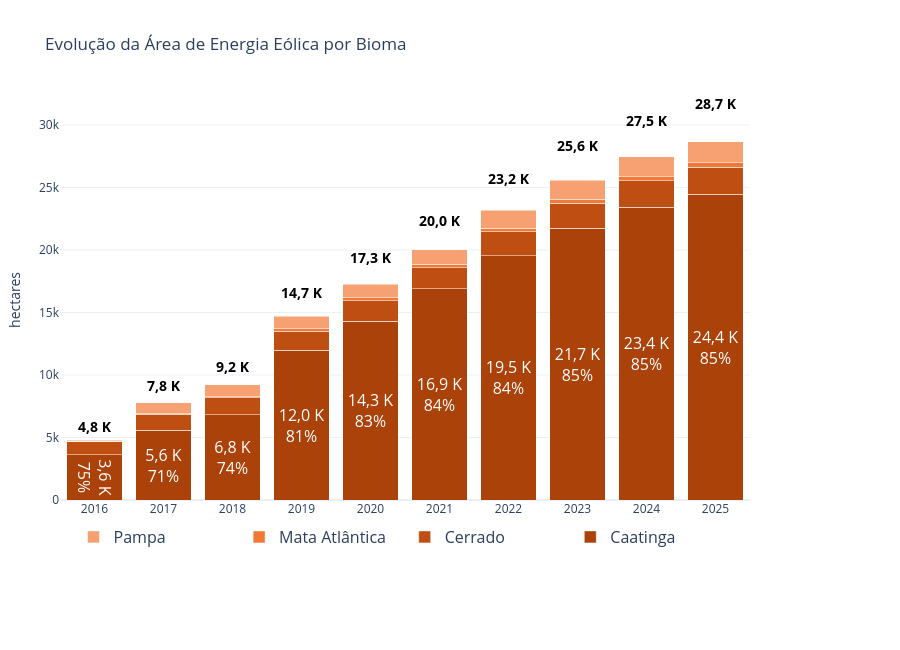

The notebook cell this image was saved under:
### Markdown cell above
_Célula 5_

## Resumo
Painel de biomas — evolução da área por bioma ao longo dos anos, com destaque de valor e participação percentual nos anos de 2021 e 2025.

### Code cell
# Célula 6
df_bioma = df[df['tipo_region'] == 'bioma']
pivot_bioma = df_bioma.pivot_table(index='year', columns='nome_region', values='area_ha', aggfunc='sum').fillna(0)
totais_anuais = pivot_bioma.sum(axis=1)

# Limite fixo do eixo Y — None mantém o comportamento antigo (calculado a
# partir do maior total anual, com folga de 45%); passe uma tupla/lista
# (min, max) para fixar a escala manualmente.
YLIM = (0, 32000)

cores_map = {'Caatinga': "#AB420A", 'Cerrado': "#BE4E12", 'Mata Atlântica': "#F27836", 'Pampa': "#F7A173"}
# Caatinga domina o total (~85%), deixando os outros 3 biomas como fatias tão
# finas na barra empilhada que nenhum texto cabe legível dentro delas — por
# isso viram um bloco de texto à parte, acima da barra (ver textos_totais).
BIOMAS_MINORITARIOS = ['Cerrado', 'Mata Atlântica', 'Pampa']
# BIOMAS_MINORITARIOS = []

fig = go.Figure()

for bioma in pivot_bioma.columns:
    textos = []
    for ano, v in zip(pivot_bioma.index, pivot_bioma[bioma]):
        # Caatinga mostra o rótulo (valor + %) desde o início da série, não
        # só em 2021/2025 — é o único bioma fora de BIOMAS_MINORITARIOS.
        if bioma not in BIOMAS_MINORITARIOS and v > 0:
            valor_k = f"{v/1000:.1f} K".replace('.', ',')
            pct = (v / totais_anuais.loc[ano]) * 100
            textos.append(f"{valor_k}<br>{pct:.0f}%")
        else:
            textos.append("")

    fig.add_trace(go.Bar(
        x=pivot_bioma.index, y=pivot_bioma[bioma], name=bioma,
        marker_color=cores_map.get(bioma, '#ccc'),
        text=textos, textposition='inside', insidetextanchor='middle',
        textfont=dict(color='white', size=16),
        hovertemplate='<b>Bioma:</b> ' + bioma + '<br><b>Ano:</b> %{x}<br><b>Área:</b> %{y:,.2f} ha<extra></extra>'
    ))

# Ancora o bloco de texto um pouco acima do topo real da barra (1,08x), para
# a última linha do bloco não encostar/sobrepor a própria barra.
y_texto = totais_anuais * 1.08

textos_totais = []
for ano, total in zip(totais_anuais.index, totais_anuais):
    total_k = f"{total/1000:.1f} K".replace('.', ',')
    # 2025 mantém o detalhamento por bioma minoritário (como já estava); os
    # demais anos passam a exibir também o total, só que sem o detalhamento.
    # Todas as linhas do rótulo de topo saem em preto (sem cor por bioma).
    if ano == 2026:
        linhas = [f"<b>{total_k}</b>"]
        for bioma in BIOMAS_MINORITARIOS:
            v = pivot_bioma.loc[ano, bioma]
            if v <= 0:
                continue
            valor_k = f"{v/1000:.1f} K".replace('.', ',')
            pct = (v / total) * 100
            linhas.append(f'{bioma} {valor_k} ({pct:.0f}%)')
        textos_totais.append("<br>".join(linhas))
    else:
        textos_totais.append(f"<b>{total_k}</b>")

fig.add_trace(go.Scatter(
    x=totais_anuais.index, y=y_texto, mode='text', text=textos_totais,
    textposition='top center', textfont=dict(size=14, color='black'),
    showlegend=False, hoverinfo='skip',
    # Sem isso, o bloco de texto do último ano (2025, encostado na borda
    # direita do gráfico) é cortado pela área de plotagem.
    cliponaxis=False,
))

fig.update_layout(barmode='stack', 
                  title_text="Evolução da Área de Energia Eólica por Bioma", 
                  yaxis_title= "hectares",
                  template="plotly_white", 
                  width=900, height=650,
    legend=dict(orientation="h", y=-0.05, x=0.5, xanchor="center", font=dict(size=16), entrywidth=0.24, entrywidthmode='fraction'),
    margin=dict(t=100, b=150, l=60, r=150), xaxis=dict(tickmode='linear'),
    yaxis=dict(range=list(YLIM) if YLIM is not None else [0, totais_anuais.max() * 1.45]))
fig.show()
if salvar_grafico:
    print("Salvando o grafico com DPI 450")
    salvar_grafico_alta_resolucao(fig, 'evolucao_area_por_bioma_eolica', dpi=600)

### Figure 1 — Plotly figure (JSON) as saved in the notebook; plotly's stock layout.template omitted (floating-point values rounded to 4 significant figures)
{"data": [{"hovertemplate": "<b>Bioma:</b> Caatinga<br><b>Ano:</b> %{x}<br><b>Área:</b> %{y:,.2f} ha<extra></extra>", "insidetextanchor": "middle", "marker": {"color": "#AB420A"}, "name": "Caatinga", "text": ["3,6 K<br>75%", "5,6 K<br>71%", "6,8 K<br>74%", "12,0 K<br>81%", "14,3 K<br>83%", "16,9 K<br>84%", "19,5 K<br>84%", "21,7 K<br>85%", "23,4 K<br>85%", "24,4 K<br>85%"], "textfont": {"color": "white", "size": 16}, "textposition": "inside", "type": "bar", "x": [2016, 2017, 2018, 2019, 2020, 2021, 2022, 2023, 2024, 2025], "y": [3605.0, 5565.0, 6831.0, 11980.0, 14310.0, 16910.0, 19540.0, 21740.0, 23420.0, 24450.0]}, {"hovertemplate": "<b>Bioma:</b> Cerrado<br><b>Ano:</b> %{x}<br><b>Área:</b> %{y:,.2f} ha<extra></extra>", "insidetextanchor": "middle", "marker": {"color": "#BE4E12"}, "name": "Cerrado", "text": ["", "", "", "", "", "", "", "", "", ""], "textfont": {"color": "white", "size": 16}, "textposition": "inside", "type": "bar", "x": [2016, 2017, 2018, 2019, 2020, 2021, 2022, 2023, 2024, 2025], "y": [1078.0, 1302.0, 1340.0, 1507.0, 1617.0, 1668.0, 1905.0, 2005.0, 2121.0, 2180.0]}, {"hovertemplate": "<b>Bioma:</b> Mata Atlântica<br><b>Ano:</b> %{x}<br><b>Área:</b> %{y:,.2f} ha<extra></extra>", "insidetextanchor": "middle", "marker": {"color": "#F27836"}, "name": "Mata Atlântica", "text": ["", "", "", "", "", "", "", "", "", ""], "textfont": {"color": "white", "size": 16}, "textposition": "inside", "type": "bar", "x": [2016, 2017, 2018, 2019, 2020, 2021, 2022, 2023, 2024, 2025], "y": [4.671, 43.57, 87.54, 226.4, 258.0, 278.4, 303.6, 323.3, 336.3, 357.8]}, {"hovertemplate": "<b>Bioma:</b> Pampa<br><b>Ano:</b> %{x}<br><b>Área:</b> %{y:,.2f} ha<extra></extra>", "insidetextanchor": "middle", "marker": {"color": "#F7A173"}, "name": "Pampa", "text": ["", "", "", "", "", "", "", "", "", ""], "textfont": {"color": "white", "size": 16}, "textposition": "inside", "type": "bar", "x": [2016, 2017, 2018, 2019, 2020, 2021, 2022, 2023, 2024, 2025], "y": [94.63, 879.4, 964.6, 1009.0, 1091.0, 1185.0, 1425.0, 1506.0, 1591.0, 1696.0]}, {"cliponaxis": false, "hoverinfo": "skip", "mode": "text", "showlegend": false, "text": ["<b>4,8 K</b>", "<b>7,8 K</b>", "<b>9,2 K</b>", "<b>14,7 K</b>", "<b>17,3 K</b>", "<b>20,0 K</b>", "<b>23,2 K</b>", "<b>25,6 K</b>", "<b>27,5 K</b>", "<b>28,7 K</b>"], "textfont": {"color": "black", "size": 14}, "textposition": "top center", "type": "scatter", "x": [2016, 2017, 2018, 2019, 2020, 2021, 2022, 2023, 2024, 2025], "y": [5166.0, 8413.0, 9960.0, 15900.0, 18660.0, 21640.0, 25030.0, 27620.0, 29660.0, 30970.0]}], "layout": {"barmode": "stack", "height": 650, "legend": {"entrywidth": 0.24, "entrywidthmode": "fraction", "font": {"size": 16}, "orientation": "h", "x": 0.5, "xanchor": "center", "y": -0.05}, "margin": {"b": 150, "l": 60, "r": 150, "t": 100}, "title": {"text": "Evolução da Área de Energia Eólica por Bioma"}, "width": 900, "xaxis": {"tickmode": "linear"}, "yaxis": {"range": [0, 32000], "title": {"text": "hectares"}}}}
